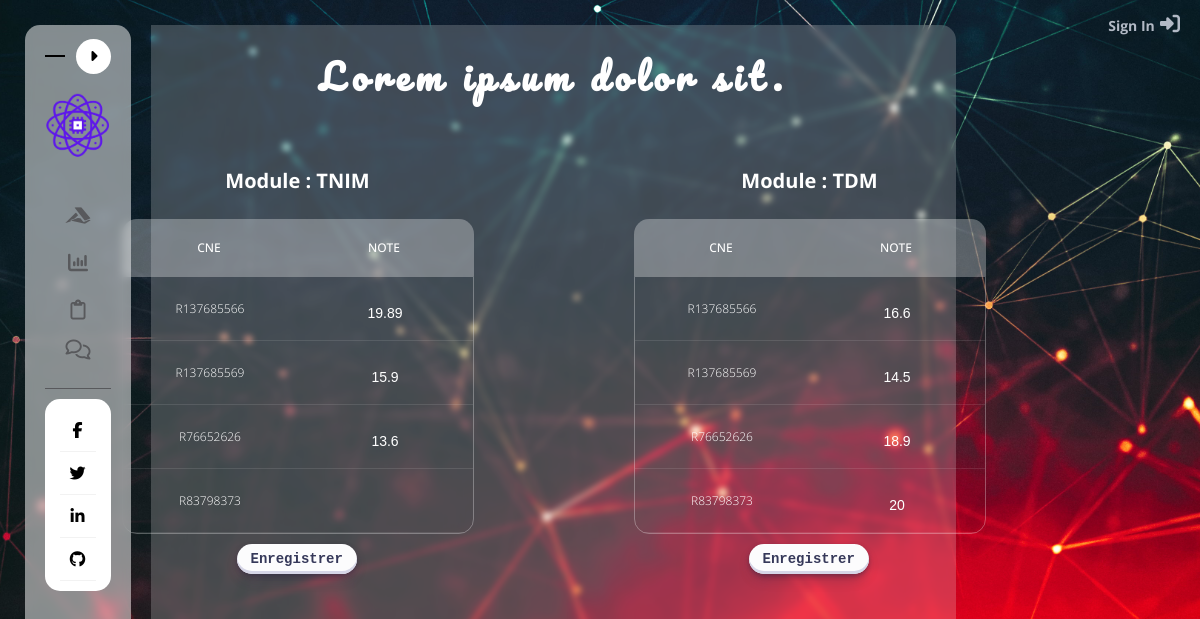
The app's page /insertNotes.php?prof=abdellahAdib&nb_module=2 (signed in) with its own data.
### tables this page shows
CREATE TABLE `infoetudiant` (
  `cne` varchar(100) NOT NULL,
  `nom` varchar(100) NOT NULL,
  `sexe` varchar(100) NOT NULL
);

CREATE TABLE `notes` (
  `cneEtudiant` varchar(25) NOT NULL,
  `id_module` int(25) NOT NULL,
  `note` double NOT NULL
);

### insertNotes.php (the view, shortened to what this page needs)
<?php
    require "./H & F/header.php";
    require 'connection.php';
    if(!isset($_SESSION['username']) OR !isset($_GET['nb_module'])){
        header('location:index1.html');
    }else{
        $stmt=$con->prepare('SELECT DISTINCT modules.nom, modules.module_id from proffesors JOIN modules ON proffesors.proffesor_id=modules.professor_id WHERE username LIKE :username');
        $username=$_GET['prof'];
        $stmt->bindParam(':username',$username);
        $stmt->execute();
        $stmt->setFetchMode(PDO::FETCH_ASSOC);
        $res=$stmt->fetchAll();
        $modules_ids=[];
        $modules_noms=[];
        $i=0;
        foreach ($res as $row) {
            $modules_ids[$i]=$row['module_id'];
            $modules_noms[$i]=$row['nom'];
            $i++;
        }
    }
?>
    <main>
        <h1 id="noteaddh1">Lorem ipsum dolor sit.</h1>
        <div class="nbox-cont">
            <?php
                if($_GET['nb_module']>1){
                    for($j=0;$j<$_GET['nb_module'];$j++){
                        echo'
                        <div class="noteboxe">
                            <h3>Module : '.$modules_noms[$j].'</h3>
                            <form action="insertNotesTodb.php?id_module='.$modules_ids[$j].'&nb_module='.$_GET['nb_module'].'&prof='.$_SESSION['username'].'" method="POST">';
                                $stmt=$con->prepare('SELECT cne from infoetudiant');
                                $stmt->execute();
                                $stmt->setFetchMode(PDO::FETCH_ASSOC);
                                $res=$stmt->fetchAll();
                                $html='
                                        <div class="tbl-header">
                                            <table cellpadding="0" cellspacing="0" border="0" class="addnote">
                                            <thead>
                                                <tr>
                                                <th>CNE</th>
                                                <th>Note</th>
                                                </tr>
                                            </thead>
                                            </table>
                                        </div>
                                        <div class="tbl-content">
                                            <table cellpadding="0" cellspacing="0" border="0" class="addnote">
                                                <tbody>';
                                foreach ($res as $row) {
                                    $stmt2=$con->prepare('SELECT note from notes WHERE cneEtudiant LIKE :cne AND id_module=:id_module');
                                    $stmt2->bindParam(':cne',$row['cne']);
                                    $stmt2->bindParam(':id_module',$modules_ids[$j]);
                                    $stmt2->execute();
                                    $stmt2->setFetchMode(PDO::FETCH_ASSOC);
                                    $res2=$stmt2->fetchAll();
                                    if($stmt2->rowCount()>0){
                                    $html.='<tr><td class="tdcne_addnote">'.$row['cne'].'</td><td><input name='.$row['cne'].' type="float" value='.$res2[0]['note'].'></td></tr>';}
                                    else{
                                        $html.='<tr><td class="tdcne_addnote">'.$row['cne'].'</td><td><input name='.$row['cne'].' type="float"></td></tr>';
                                    }
                                }
                                $html.='
                                                </tbody>
                                            </table>
                                        </div>';
                                echo $html;
                                echo'<button type="submit" name="submit">Enregistrer</button>
                            </form>
                        </div>';
                    }
                }
            ?>
        </div>
    </main>
<?php
    require "./H & F/footer.php";
?>

### H & F/header.php (shortened to what this page needs)
<!DOCTYPE html>
<html lang="en">
<head>
    <link rel="stylesheet" href="./css/style.css">
</head>
<body>
    <header>
        <div class="signin-link">
            <a href="./profLogin.php">
                <span>Sign In</span>
                <i class="fas fa-sign-in-alt"></i>
            </a>
        </div>
        <nav class="side_bar active">
            <div class="top_bar">
                <a class="side_bar_bttn"><i class="fas fa-caret-left"></i></a>
            </div>
            <div class="logo_group">
                <a href="./index.php" class="logo_icon">
                    <img src="img/Navy Blue.png" alt="">
                </a>
            </div>
            <div class="menu">
                <ul>
                    <li class="list">
                        <a href="./index.php">
                            <span class="icon">
                                <i class="fab fa-accusoft"></i>
                            </span>
                        </a>
                    </li>
                    <li class="list">
                        <a href="./gestionDeNotes.php">
                            <span class="icon">
                                <i class="fa fa-bar-chart"></i>
                            </span>
                        </a>
                    </li>
                    <li class="list" id="disc">
                        <a href="#">
                            <span class="icon">
                                <i class="far fa-clipboard"></i>
                            </span>
                        </a>
                    </li>
                    <li class="list">
                            <?php
                                if(!isset($_SESSION['chef'])){
                                    echo '
                                        <a href="contacts.php">
                                            <span class="icon">
                                                <i class="far fa-comments"></i>
                                            </span>
                                            <span class="text">Contacts</span>
                                        </a>
                                    ';
                                }
                            ?>
                    </li>
                </ul>
            </div>
            <div class="message_group">
                <div class="messages">
                    <ul>
                        <li class="list">
                            <a href="#">
                                <span class="icon">
                                    <i class="fab fa-facebook-f"></i>
                                </span>
                            </a>
                        </li>
                        <li class="list">
                            <a href="#">
                                <span class="icon">
                                    <i class="fab fa-twitter"></i>
                                </span>
                            </a>
                        </li>
                        <li class="list">
                            <a href="#">
                                <span class="icon">
                                    <i class="fab fa-linkedin-in"></i>
                                </span>
                            </a>
                        </li>
                        <li class="list">
                            <a href="#">
                                <span class="icon">
                                    <i class="fab fa-github"></i>
                                </span>
                            </a>
                        </li>
                    </ul>
                </div>
            </div>
        </nav>
    </header>
    <div class="box">

### H & F/footer.php (shortened to what this page needs)
    </div>
</body>
</html>

### records on screen
infoetudiant: cne "R137685566", note "19.89", note "16.6"
infoetudiant: cne "R137685569", note "15.9", note "14.5"
infoetudiant: cne "R76652626", note "13.6", note "18.9"
infoetudiant: cne "R83798373", note "20"

### other values on screen
$modules_noms[$j] "TNIM"
$modules_noms[$j] "TDM"
